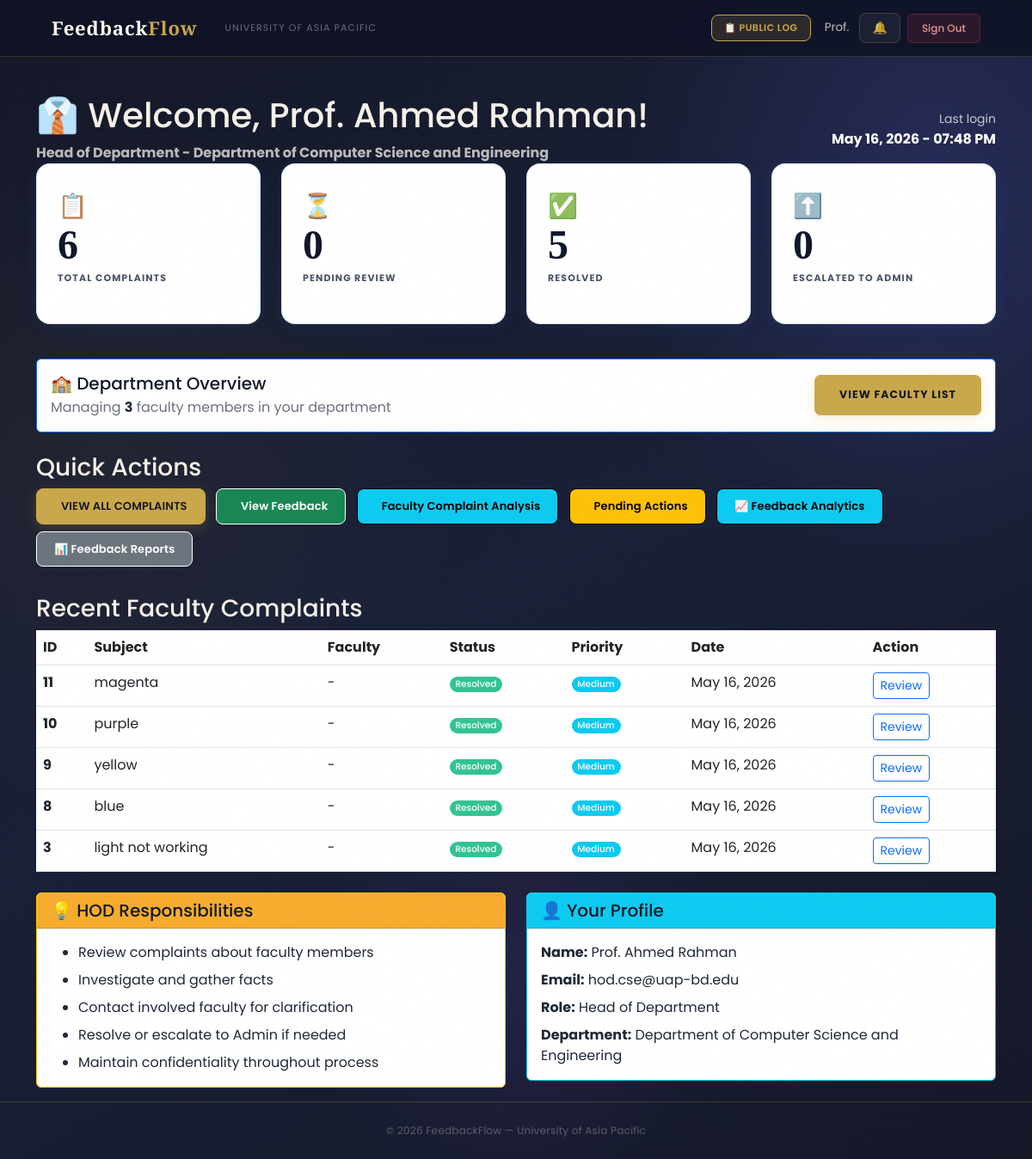
Before: /hod/dashboard/ (signed in) with the older database file.
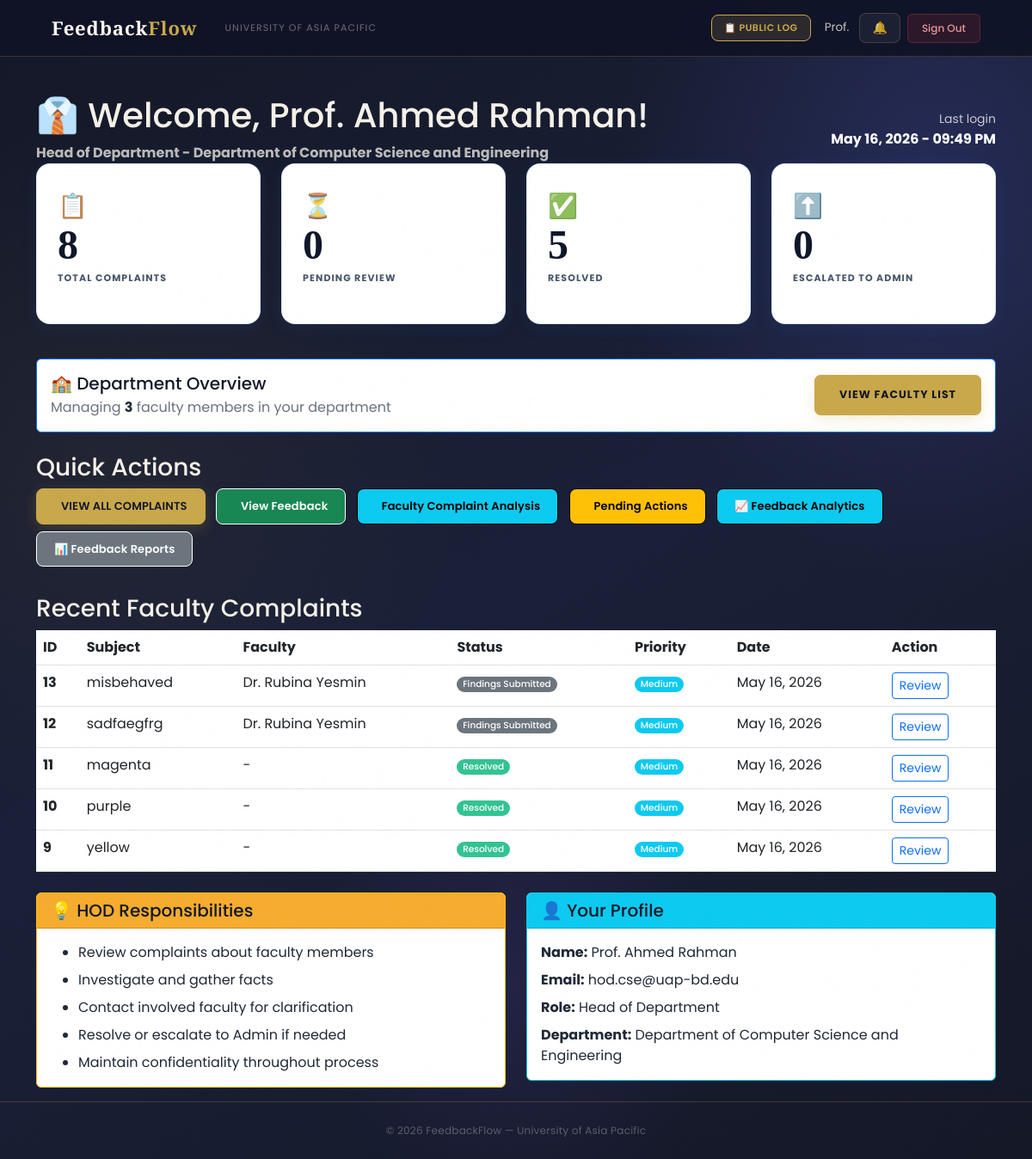
After: the same page with the newer database file.
### users/models.py (models this page shows, shortened)
class User(AbstractBaseUser, PermissionsMixin):
    ROLE_CHOICES = (
        ('Student', 'Student'),
        ('Faculty', 'Faculty'),
        ('HOD', 'Head of Department'),
        ('Staff', 'Staff'),
        ('DAO', 'Dean of Administration Office'),
        ('Admin', 'Administrator'),
        ('Committee', 'Committee Member'),
    )
    DEPARTMENT_CHOICES = (
        ('DBA', 'Department of Business Administration'),
        ('CSE', 'Department of Computer Science and Engineering'),
        ('CE', 'Department of Civil Engineering'),
        ('EEE', 'Department of Electrical and Electronic Engineering'),
        ('Pharmacy', 'Department of Pharmacy'),
        ('Law', 'Department of Law and Human Rights'),
        ('English', 'Department of English'),
        ('Architecture', 'Department of Architecture'),
    )
    COMMITTEE_TYPE_CHOICES = (
        ('Harassment Committee', 'Harassment Committee'),
        ('Proctorial Committee', 'Proctorial Committee'),
    )
    email       = models.EmailField(unique=True, max_length=255)
    full_name   = models.CharField(max_length=150)
    role        = models.CharField(max_length=20, choices=ROLE_CHOICES)
    department  = models.CharField(max_length=100, choices=DEPARTMENT_CHOICES, null=True, blank=True)
    student_id  = models.CharField(max_length=50, unique=True, null=True, blank=True)
    committee_type = models.CharField(
        max_length=50,
        choices=COMMITTEE_TYPE_CHOICES,
        null=True, blank=True
    )
    is_active   = models.BooleanField(default=True)
    is_staff    = models.BooleanField(default=False)
    created_at  = models.DateTimeField(auto_now_add=True)
    updated_at  = models.DateTimeField(auto_now=True)
    USERNAME_FIELD  = 'email'
    REQUIRED_FIELDS = ['full_name']
    objects = UserManager()
    class Meta:
        verbose_name        = 'User'
        verbose_name_plural = 'Users'
        ordering            = ['-created_at']
    def get_short_name(self):
        return self.full_name.split()[0] if self.full_name else self.email
    def get_department_display_full(self):
        return dict(self.DEPARTMENT_CHOICES).get(self.department, self.department)

### complaints/models.py (models this page shows, shortened)
class Complaint(models.Model):
    COMPLAINT_TYPE_CHOICES = (
        ('Faculty',  'Complaint about Faculty'),
        ('HOD',      'Complaint about HOD'),
        ('Staff',    'Complaint about Staff'),
        ('Facility', 'Facility Issue'),
        ('Advice',   'General Advice'),
        ('Opinion',  'Opinion/Suggestion'),
    )
    STATUS_CHOICES = (
        ('Pending',             'Pending Review'),
        ('Under Investigation', 'Under Investigation'),
        ('Findings Submitted',  'Findings Submitted'),
        ('Resolved',            'Resolved'),
        ('Escalated',           'Escalated to Higher Authority'),
    )
    PRIORITY_CHOICES = (
        ('Low',    'Low'),
        ('Medium', 'Medium'),
        ('High',   'High'),
        ('Urgent', 'Urgent'),
    )
    student             = models.ForeignKey(settings.AUTH_USER_MODEL, on_delete=models.CASCADE, related_name='complaints_submitted')
    complaint_type      = models.CharField(max_length=20, choices=COMPLAINT_TYPE_CHOICES)
    resolution_deadline = models.DateField(null=True, blank=True, help_text='Deadline for resolving this complaint')
    subject             = models.CharField(max_length=200)
    description         = models.TextField()
    faculty_concerned   = models.ForeignKey(
        settings.AUTH_USER_MODEL, on_delete=models.SET_NULL,
        null=True, blank=True, related_name='complaints_against',
        limit_choices_to={'role__in': ['Faculty', 'HOD', 'Staff']}
    )
    location          = models.CharField(max_length=200, blank=True, null=True)
    status            = models.CharField(max_length=30, choices=STATUS_CHOICES, default='Pending')
    priority          = models.CharField(max_length=10, choices=PRIORITY_CHOICES, default='Medium')
    assigned_to       = models.ForeignKey(settings.AUTH_USER_MODEL, on_delete=models.SET_NULL, null=True, blank=True, related_name='complaints_assigned')
    is_anonymous      = models.BooleanField(default=False)
    final_action_note = models.TextField(blank=True, null=True)
    submitted_at      = models.DateTimeField(auto_now_add=True)
    updated_at        = models.DateTimeField(auto_now=True)
    resolved_at       = models.DateTimeField(null=True, blank=True)
    tracking_id       = models.CharField(max_length=20, unique=True, editable=False)
    class Meta:
        ordering        = ['-submitted_at']
        verbose_name    = 'Complaint'
        verbose_name_plural = 'Complaints'

### users/views.py (the view)
# urls.py: path('hod/dashboard/',       views.hod_dashboard,       name='hod_dashboard'),
@login_required
def hod_dashboard(request):
    if request.user.role != 'HOD':
        messages.error(request, 'Access denied. HOD only.')
        return redirect('login')
    all_complaints       = Complaint.objects.filter(assigned_to=request.user)
    total_complaints     = all_complaints.count()
    pending_complaints   = all_complaints.filter(status='Pending').count()
    resolved_complaints  = all_complaints.filter(status='Resolved').count()
    escalated_complaints = all_complaints.filter(status='Escalated').count()
    faculty_count        = User.objects.filter(role='Faculty', department=request.user.department).count()
    recent_complaints    = all_complaints.order_by('-submitted_at')[:5]
    context = {
        'page_title':            'HOD Dashboard',
        'user':                  request.user,
        'total_complaints':      total_complaints,
        'pending_complaints':    pending_complaints,
        'resolved_complaints':   resolved_complaints,
        'escalated_complaints':  escalated_complaints,
        'faculty_count':         faculty_count,
        'recent_complaints':     recent_complaints,
        'has_complaints':        total_complaints > 0,
    }
    return render(request, 'users/hod_dashboard.html', context)

### users/context_processors.py (called while the page is built)
def notifications_count(request):
    if request.user.is_authenticated:
        from users.models import Notification, Announcement
        count = Notification.objects.filter(
            recipient=request.user,
            is_read=False
        ).count()
        active_announcements = []
        for ann in Announcement.objects.filter(is_active=True).order_by('-created_at')[:10]:
            if ann.is_visible_to(request.user):
                active_announcements.append(ann)
            if len(active_announcements) >= 3:
                break
        return {
            'unread_notifications_count': count,
            'active_announcements': active_announcements,
        }
    return {'unread_notifications_count': 0, 'active_announcements': []}

### users/templates/users/hod_dashboard.html (shortened to what the changed rows need)
{% extends 'users/dashboard_base.html' %}
{% block content %}
<div class="container mt-4">
    <div class="dashboard-header">
        <div class="row align-items-center">
            <div class="col-md-8">
                <h1>👔 Welcome, {{ user.full_name }}!</h1>
                <p class="mb-0 opacity-75">
                    <strong>Head of Department - {{ user.get_department_display_full }}</strong>
                </p>
            </div>
            <div class="col-md-4 text-end">
                <div class="text-white">
                    <small class="opacity-75">Last login</small><br>
                    <strong>{{ user.last_login|date:"M d, Y - h:i A"|default:"First time login" }}</strong>
                </div>
            </div>
        </div>
    </div>
    <div class="row mb-4">
        <div class="col-lg-3 col-md-6 mb-3">
            <div class="stat-card blue">
                <span class="stat-icon">📋</span>
                <h2 class="stat-number">{{ total_complaints }}</h2>
                <p class="stat-label">Total Complaints</p>
            </div>
        </div>
        <div class="col-lg-3 col-md-6 mb-3">
            <div class="stat-card yellow">
                <h2 class="stat-number">{{ pending_complaints }}</h2>
            </div>
        </div>
        <div class="col-lg-3 col-md-6 mb-3">
            <div class="stat-card green">
                <h2 class="stat-number">{{ resolved_complaints }}</h2>
            </div>
        </div>
        <div class="col-lg-3 col-md-6 mb-3">
            <div class="stat-card red">
                <h2 class="stat-number">{{ escalated_complaints }}</h2>
            </div>
        </div>
    </div>
    <div class="row mb-4">
        <div class="col-12">
            {% if has_complaints %}
            <div class="modern-table">
                <table class="table table-hover mb-0">
                    <thead>
                    <tr>
                        <th>ID</th>
                        <th>Subject</th>
                        <th>Faculty</th>
                        <th>Status</th>
                        <th>Priority</th>
                        <th>Date</th>
                        <th>Action</th>
                    </tr>
                    </thead>
                    <tbody>
                    {% for complaint in recent_complaints %}
                    <tr>
                        <td><strong>{{ complaint.id }}</strong></td>
                        <td>{{ complaint.subject }}</td>
                        <td>{{ complaint.faculty_concerned.full_name|default:"-" }}</td>
                        <td>
                                <span class="badge {% if complaint.status == 'Pending' %}bg-warning text-dark{% elif complaint.status == 'Under Investigation' %}bg-info text-white{% elif complaint.status == 'Resolved' %}bg-success{% elif complaint.status == 'Escalated' %}bg-danger{% else %}bg-secondary{% endif %}">
                                    {{ complaint.status }}
                                </span>
                        </td>
                        <td>
                                <span class="badge {% if complaint.priority == 'Urgent' %}bg-danger{% elif complaint.priority == 'High' %}bg-warning text-dark{% elif complaint.priority == 'Medium' %}bg-info{% else %}bg-secondary{% endif %}">
                                    {{ complaint.priority }}
                                </span>
                        </td>
                        <td>{{ complaint.submitted_at|date:"M d, Y" }}</td>
                        <td>
                            <a href="{% url 'handle_complaint' complaint.id %}" class="btn btn-sm btn-outline-primary">Review</a>
                        </td>
                    </tr>
                    {% endfor %}
                    </tbody>
                </table>
            </div>
            {% endif %}
        </div>
    </div>
    <div class="row">
        <div class="col-md-6 mb-3">
            <div class="card info-card border-info">
                <div class="card-body">
                    <p class="mb-2"><strong>Name:</strong> {{ user.full_name }}</p>
                    <p class="mb-2"><strong>Email:</strong> {{ user.email }}</p>
                    <p class="mb-2"><strong>Role:</strong> Head of Department</p>
                    <p class="mb-0"><strong>Department:</strong> {{ user.get_department_display_full }}</p>
                </div>
            </div>
        </div>
    </div>
</div>
{% endblock %}

### users/templates/users/base.html (shortened to what this page needs)
<!DOCTYPE html>
<html lang="en">
<head>
    <link href="https://cdn.jsdelivr.net/npm/bootstrap@5.3.0/dist/css/bootstrap.min.css" rel="stylesheet">
</head>
<body>
    <nav class="navbar navbar-expand-lg">
        <div class="container-fluid d-flex align-items-center gap-3">
            <a class="navbar-brand" href="/">Feedback<em>Flow</em></a>
            <span class="navbar-text d-none d-md-inline">University of Asia Pacific</span>
            {% if user.is_authenticated %}
            <div class="ms-auto d-flex align-items-center gap-2">
                <a href="{% url 'public_log' %}" class="btn-bell"
                    style="font-size:11px; font-weight:600; text-transform:uppercase; letter-spacing:0.05em; background:rgba(201,168,76,.15); color:var(--gold) !important; border-color:var(--gold) !important;">
                    📋 Public Log
                </a>
                <span class="nav-user-info d-none d-md-inline ms-2">{{ user.get_short_name }}</span>
                <a href="{% url 'notifications' %}" class="btn-bell ms-1">
                    🔔
                </a>
                <a href="{% url 'logout' %}" class="btn-logout">Sign Out</a>
            </div>
            {% endif %}
        </div>
    </nav>
    <main>
        {% block content %}{% endblock %}
    </main>
    <footer>
        <p>© 2026 FeedbackFlow — University of Asia Pacific</p>
    </footer>
</body>
</html>

Changed rows visible on the page:
no longer on this page (row unchanged): Complaint: id "8", subject "blue", faculty_concerned.full_name "-", status "Resolved", priority "Medium", submitted_at "May 16, 2026"
no longer on this page (row unchanged): Complaint: id "3", subject "light not working", faculty_concerned.full_name "-", status "Resolved", priority "Medium", submitted_at "May 16, 2026"
changed User "Prof. Ahmed Rahman": last_login "May 16, 2026 - 07:48 PM" → "May 16, 2026 - 09:49 PM"
added Complaint: id "13", subject "misbehaved", faculty_concerned.full_name "Dr. Rubina Yesmin", status "Findings Submitted", priority "Medium", submitted_at "May 16, 2026"
added Complaint: id "12", subject "sadfaegfrg", faculty_concerned.full_name "Dr. Rubina Yesmin", status "Findings Submitted", priority "Medium", submitted_at "May 16, 2026"
Other visible differences:
{{ total_complaints }}: "6" → "8"
